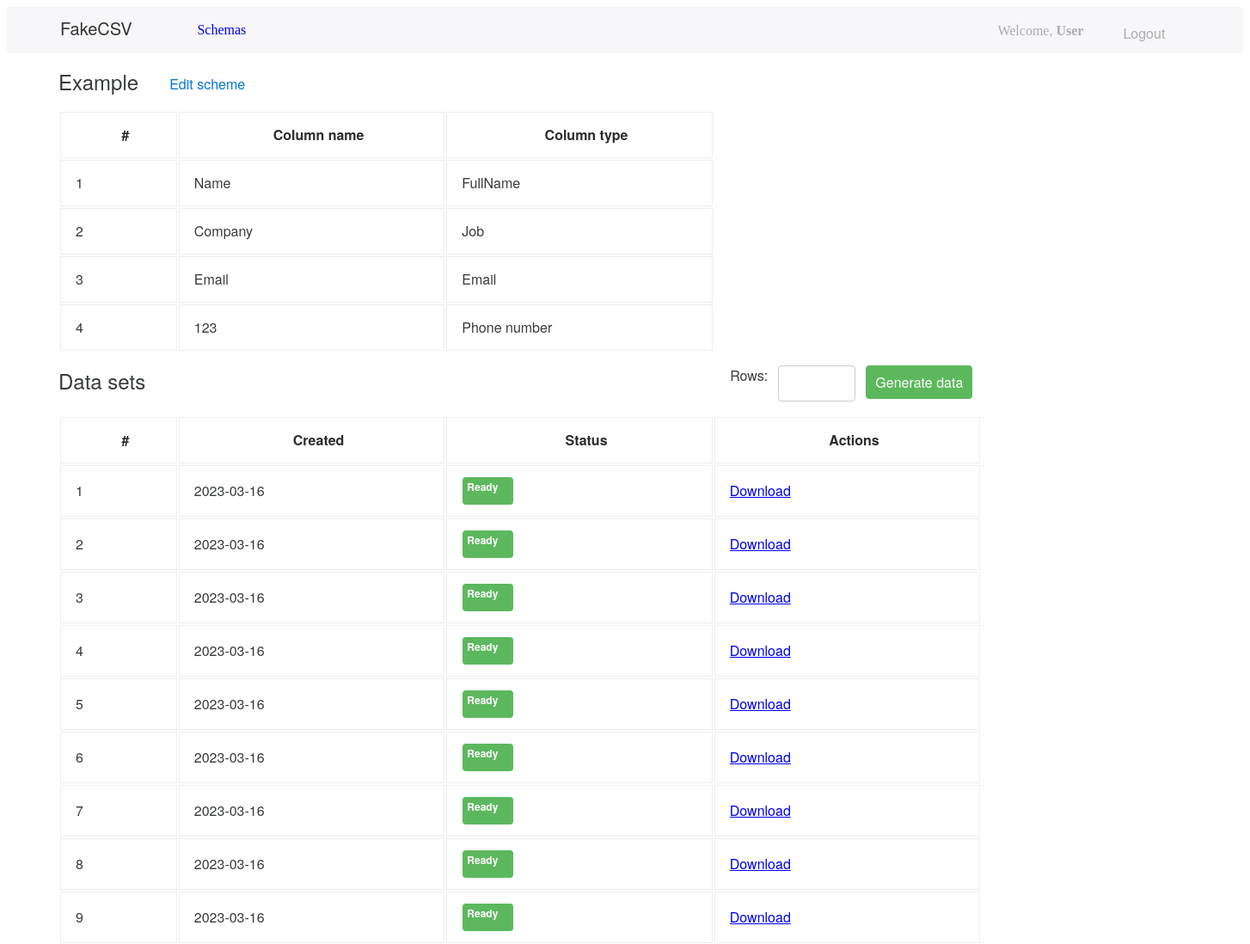
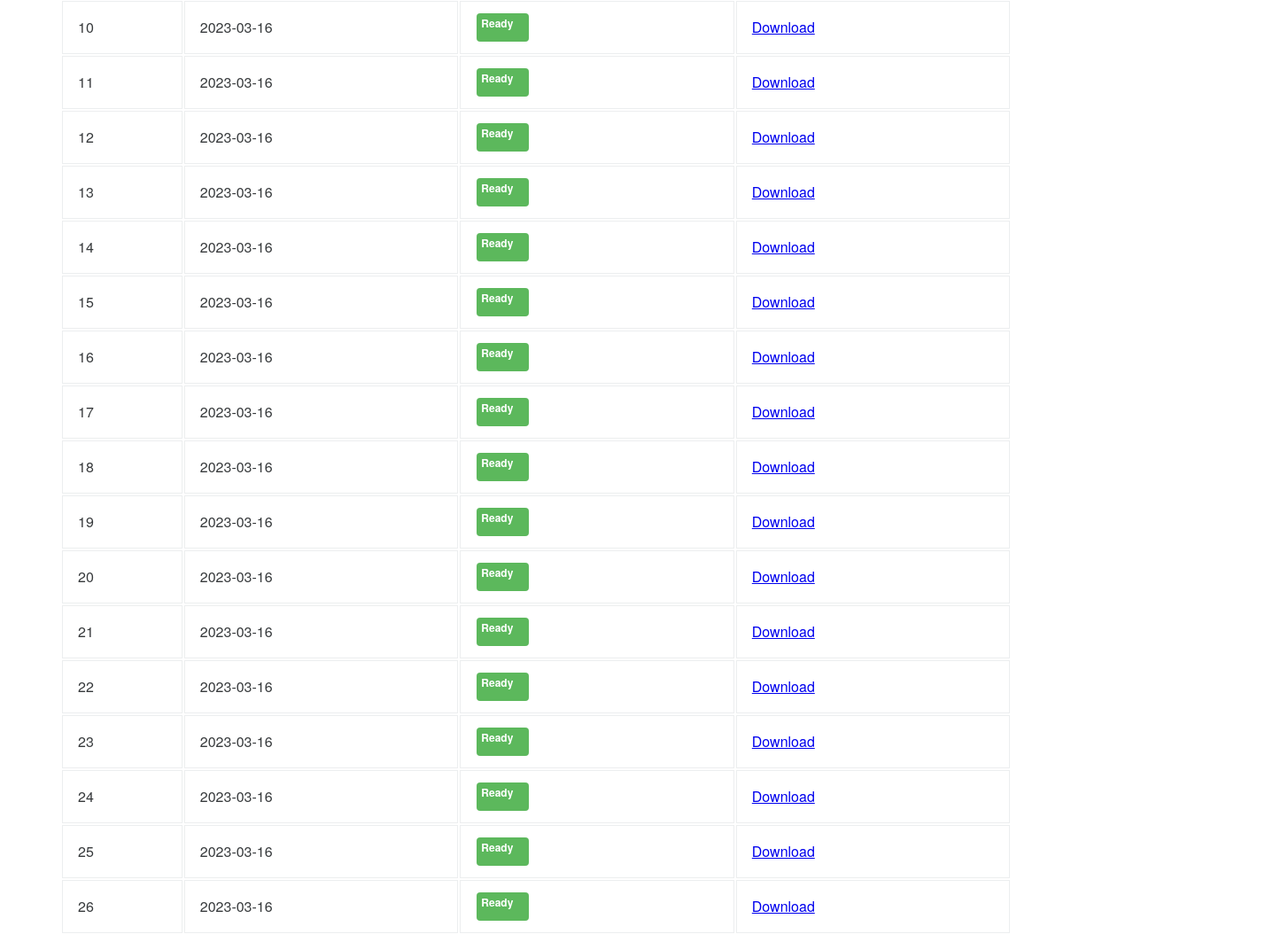
/1/dataset/ (signed in), run on the app's committed database (2 pictures, top to bottom).
### app/models.py (models this page shows, shortened)
class DataSet(models.Model):
    dataset_id = models.AutoField(primary_key=True)
    dataset_schema = models.ForeignKey(Schema, on_delete=models.CASCADE, related_name="dataset_schema")
    dataset_csv = models.ManyToManyField(CSVDataSet, related_name="dataset_csv")
    @staticmethod
    def get_by_id(dataset_id):
        return DataSet.objects.filter(dataset_id=dataset_id).first()

class Schema(models.Model):
    schema_id = models.AutoField(primary_key=True)
    schema_user = models.ForeignKey(User, on_delete=models.CASCADE, related_name="schema_user")
    schema_name = models.TextField(max_length=128, verbose_name="Name")
    schema_column_separator = models.IntegerField(choices=SEPARATOR, default=0, verbose_name="Column separator")
    schema_string_character = models.IntegerField(choices=STRING_CHARACTER, default=0, verbose_name="String character")
    schema_columns = models.ManyToManyField(SchemaColumn, related_name="schema_columns")
    schema_last_modified = models.DateField(verbose_name="Modified", auto_now=True)

class SchemaColumn(models.Model):
    column_id = models.AutoField(primary_key=True)
    column_name = models.TextField(max_length=128, verbose_name="Column name")
    column_type = models.ForeignKey(TypeOfData, on_delete=models.DO_NOTHING, verbose_name="Type",
                                    related_name="column_type")
    column_specific = models.TextField(max_length=64, null=True, blank=True)
    column_order = models.IntegerField(verbose_name="Order")
    class Meta:
        ordering = ["column_order"]

class TypeOfData(models.Model):
    type_id = models.AutoField(primary_key=True)
    type_name = models.TextField(max_length=64, verbose_name="Type", unique=True)
    type_specific = models.IntegerField(choices=SPECIFICATOR, default=None, null=True, blank=True)
    def __str__(self):
        return f"{self.type_name}"

class CSVDataSet(models.Model):
    csv_dataset_id = models.AutoField(primary_key=True)
    csv_dataset_created_at = models.DateField(verbose_name="Created at", auto_now=True)
    csv_dataset_status = models.IntegerField(choices=STATUS)
    csv_dataset_file = models.FileField(blank=True, null=True)

### app/views.py (the view, shortened to what this page needs)
# urls.py: re_path(r"^(?P<dataset_id>\d+)/dataset/$", views.dataset, name="dataset"),
@login_required(login_url="/login/")
@csrf_exempt
def dataset(request, dataset_id):
    current_dataset = DataSet.get_by_id(dataset_id)
    columns = current_dataset.dataset_schema.schema_columns.all()
    csv_datasets = current_dataset.dataset_csv.all()
    context = {
        "dataset": current_dataset,
        "columns": columns,
        "csv_datasets": csv_datasets,
    }
    return render(request, "dataset.html", context)

### template/dataset.html (shortened to what this page needs)
{% extends "base.html" %}
{% block content %}
<div class="content_add">
    <div class="content__dataset-label-block">
        <h2 class="content__dataset-label"> {{dataset.dataset_schema.schema_name}} </h2>
        <a class="content__dataset-label-link" href="{% url 'edit' schema_id=dataset.dataset_schema.schema_id %}">Edit scheme</a>
    </div>
    <table>
        <tr>
            <th class="content__th-number">#</th>
            <th class="content__th-title">Column name</th>
            <th class="content__th-action">Column type</th>
        </tr>
        {% for column in columns %}
            <tr>
                <td class="content__td-number">{{ forloop.counter }}</td>
                <td class="content__td-title">{{ column.column_name}}</td>
                <td class="content__td-action">{{ column.column_type }}</td>
            </tr>
        {% endfor %}
    </table>
    <div class = "content__dataset-label-block">
        <h2 class="content__dataset-label">Data sets</h2>
        <div class="content__dataset-row-form">
            <label for="rows">Rows:</label>
            <input class="content__dataset-input" id="rows" type="number">
            <button class="content__dataset-button-generator" href="" onclick="generateDataSet('{{dataset.dataset_id}}')">Generate data</button>
        </div>
    </div>
    <table id="id_csv_sets_table">
        <tr>
            <th class="content__th-number" >#</th>
            <th class="content__th-title">Created</th>
            <th class="content__th-modified">Status</th>
            <th class="content__th-action">Actions</th>
        </tr>
        {% for csv_dataset in csv_datasets %}
        <tr>
            <td class="content__td-number" id="id_counter" >{{ forloop.counter }}</td>
            <td class="content__td-title" >{{csv_dataset.csv_dataset_created_at|date:'Y-m-d'}}</td>
            {% if csv_dataset.csv_dataset_status == 1 %}
            <td>
                 <p id="id_status_{{forloop.counter}}" class="content__dataset-ready">Ready</p>
            </td>
            {% else %}
            <td>
                 <p  id="id_status_{{ forloop.counter }}" class="content__dataset-proccesing">Proccesing</p>
            </td>
            {% endif %}
            <td class="content__td-action" ><a class="content__dataset-link-download" href="{{ csv_dataset.csv_dataset_file.url }}">Download</a></td>
        </tr>
        {% endfor %}
    </table>
</div>
{% endblock %}

### template/base.html (shortened to what this page needs)
<!DOCTYPE html>
<html lang="en">
<head>
    {% load static %}
    <link rel="stylesheet" href="{% static 'css/style.css' %}">
</head>
<body>
  <header class="header">
    {% block header %}
      <div class="header">
        <div class="header__left">
          <h1 class="header__left-label">FakeCSV</h1>
            <a href="/" class="header__left-menu">Schemas</a>
        </div>
        <div class="header__right">
          <p class="header__right-welcome">Welcome, <b> {{user.username}} </b></p>
          <form action="/" class="header__right-logout" method="POST">
            <button class="header__right-button" type="submit">Logout</button>
          </form>
        </div>
      </div>
    {% endblock %}
  </header>
  <main class="content">
    {% block content %}{% endblock %}
  </main>
</body>
</html>

### template/static/css/style.css (style rules this page uses)
td { border: solid 1px #ECEEEF; text-align: left; font-family: 'Helvetica Neue'; font-style: normal; font-weight: 400; font-size: 16px; line-height: 24px; color: #373A3C; }
th { font-family: 'Helvetica Neue'; font-style: normal; font-weight: 700; font-size: 16px; line-height: 24px; color: #2A2C2E; border: 1px solid #ECEEEF; }
button { width: 85px; height: 38px; background: #0275D8; border: 1px solid #0275D8; border-radius: 4px; font-family: 'Helvetica Neue'; font-style: normal; font-weight: 400; font-size: 16px; line-height: 21px; color: #FFFFFF; }
.content { background: #FFF; margin: 0px 0px 0px 60px; }
.header,.header__left,.header__right { display: flex; }
.header { background: #F7F7F9; border-radius: 4px; }
.header__left { float: left; color: rgba(0, 0, 0, 0.8); }
.header__right { float: right; color: rgba(0, 0, 0, 0.3); }
.header__left-label { width: 142.9px; height: 17px; font-family: 'Helvetica Neue'; font-style: normal; font-weight: 500; font-size: 20px; line-height: 17px; margin: 16px 16.5px 21px 62px; }
.header__left-menu { text-decoration: none; width: 111.02px; height: 16px; margin: 18px 820px 20px 0px; }
.header__right-welcome { width: 129px; height: 16px; margin: 19px 0px 19px 0px; }
.header__right-button { width: 58px; height: 16px; background: #F7F7F9; color: rgba(0, 0, 0, 0.3); border: none; margin: 19px 86px 19px 11px; }
.content__th-title,.content__th-modified,.content__th-action { width: 289.51px; height: 50px; font-family: 'Helvetica Neue'; font-style: normal; font-weight: 700; font-size: 16px; line-height: 24px; color: #2A2C2E; padding-left: 17px; }
.content__td-title,.content__td-modified,.content__td-action { width: 289.51px; height: 50px; padding-left: 17px; font-family: 'Helvetica Neue'; font-style: normal; font-weight: 400; font-size: 16px; line-height: 24px; color: #373A3C; }
.content__th-number { width: 115.81px; height: 50px; padding-left: 17px; font-family: 'Helvetica Neue'; font-style: normal; font-weight: 700; font-size: 16px; line-height: 24px; color: #2A2C2E; }
.content__td-number { padding-left: 17px; font-family: 'Helvetica Neue'; font-style: normal; font-weight: 400; font-size: 16px; line-height: 24px; color: #373A3C; }
.content__dataset-label { font-family: 'Helvetica Neue'; font-style: normal; font-weight: 500; font-size: 24px; line-height: 26px; color: #373A3C; }
.content__dataset-label-block { display : flex; }
.content__dataset-proccesing, .content__dataset-ready { width: 289.51px; height: 50px; font-family: 'Helvetica Neue'; font-style: normal; font-weight: 700; font-size: 12px; line-height: 12px; color: #FFFFFF; border-radius: 4px; padding: 5px; margin-left: 17px; }
.content__dataset-ready { width: 49px; height: 22px; background: #5CB85C; }
.content__dataset-label-link { text-decoration: none; width: 89px; height: 21px; font-family: 'Helvetica Neue'; font-style: normal; font-weight: 400; font-size: 16px; line-height: 21px; color: #0275D8; margin-left: 36px; margin-top: 25px; }
.content__dataset-input { width: 84px; height: 38px; background: #FFFFFF; border: 1px solid #CCCCCC; border-radius: 4px; margin: 0px 12px 16px 12px ; font-family: 'Helvetica Neue'; font-style: normal; font-weight: 400; font-size: 16px; line-height: 24px; color: #373A3C; }
.content__dataset-row-form { margin-left: 680px; margin-top: 15px; font-family: 'Helvetica Neue'; font-style: normal; font-weight: 400; font-size: 16px; line-height: 24px; color: #373A3C; display: flex; }
.content__dataset-button-generator { color: #FFFFFF; width: 124.28px; height: 39px; background: #5CB85C; border: 1px solid #5CB85C; border-radius: 4px; }

### data on the page
DataSet: dataset_schema.schema_name "Example"
SchemaColumn: column_name "Name", column_type "FullName"
SchemaColumn: column_name "Company", column_type "Job"
SchemaColumn: column_name "Email", column_type "Email"
SchemaColumn: column_name "123", column_type "Phone number"
CSVDataSet: csv_dataset_created_at "2023-03-16"
CSVDataSet: csv_dataset_created_at "2023-03-16"
CSVDataSet: csv_dataset_created_at "2023-03-16"
CSVDataSet: csv_dataset_created_at "2023-03-16"
CSVDataSet: csv_dataset_created_at "2023-03-16"
CSVDataSet: csv_dataset_created_at "2023-03-16"
CSVDataSet: csv_dataset_created_at "2023-03-16"
CSVDataSet: csv_dataset_created_at "2023-03-16"
CSVDataSet: csv_dataset_created_at "2023-03-16"
CSVDataSet: csv_dataset_created_at "2023-03-16"
CSVDataSet: csv_dataset_created_at "2023-03-16"
CSVDataSet: csv_dataset_created_at "2023-03-16"
CSVDataSet: csv_dataset_created_at "2023-03-16"
CSVDataSet: csv_dataset_created_at "2023-03-16"
CSVDataSet: csv_dataset_created_at "2023-03-16"
CSVDataSet: csv_dataset_created_at "2023-03-16"
CSVDataSet: csv_dataset_created_at "2023-03-16"
CSVDataSet: csv_dataset_created_at "2023-03-16"
CSVDataSet: csv_dataset_created_at "2023-03-16"
CSVDataSet: csv_dataset_created_at "2023-03-16"
CSVDataSet: csv_dataset_created_at "2023-03-16"
CSVDataSet: csv_dataset_created_at "2023-03-16"
CSVDataSet: csv_dataset_created_at "2023-03-16"
CSVDataSet: csv_dataset_created_at "2023-03-16"
CSVDataSet: csv_dataset_created_at "2023-03-16"
CSVDataSet: csv_dataset_created_at "2023-03-16"

### other printed values
{{ user.username }} "User"
